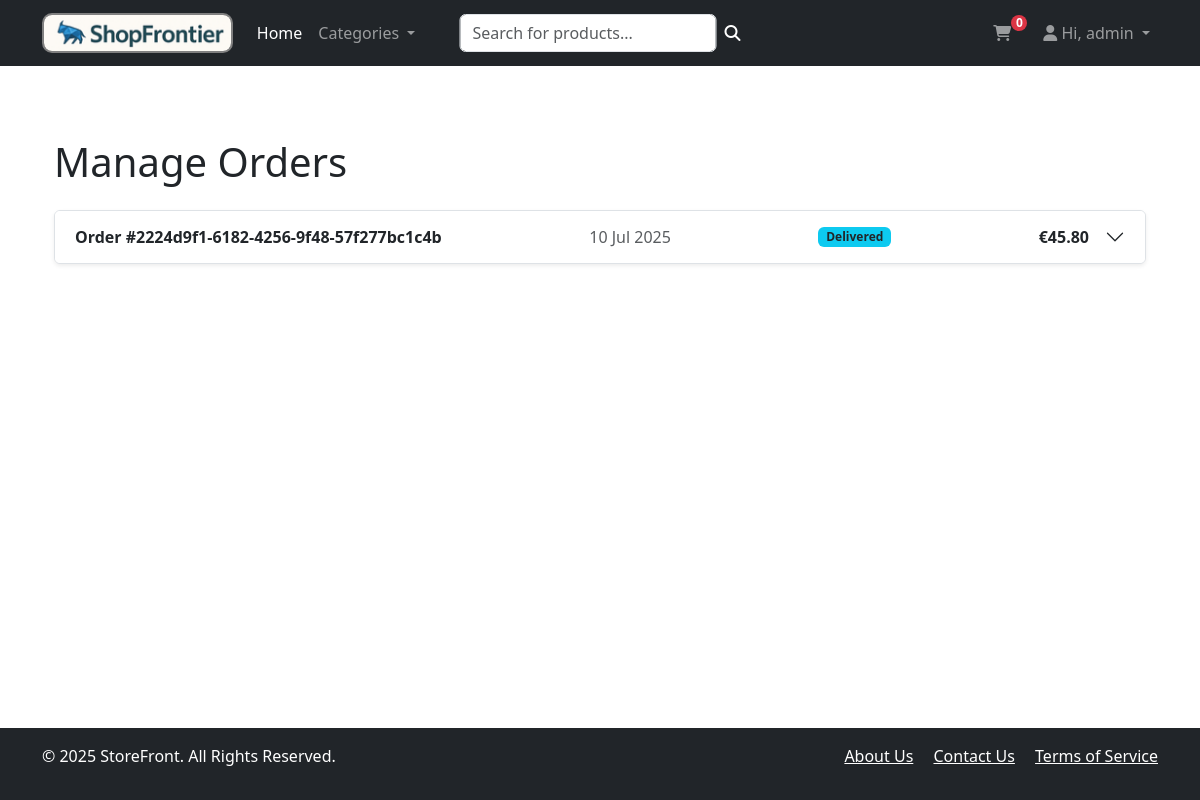
The page /orders/storemanagers/orderlist (signed in) on the database its author committed.
### users/models.py (models this page shows, shortened)
class CustomUser(AbstractUser):
    class UserType(models.TextChoices):
        CUSTOMER = 'CU', _('Cliente')
        MANAGER = 'MA', _('Store Manager')
    user_type = models.CharField(
        max_length=2,
        choices=UserType.choices,
        default=UserType.CUSTOMER,
        verbose_name=_('user type')
    )
    email = models.EmailField(_('email address'), unique=True)
    phone = models.CharField(max_length=20, blank=True, null=True, verbose_name='phone number')
    address = models.TextField(blank=True, null=True, verbose_name='address')
    REQUIRED_FIELDS = ['email']
    @property
    def is_manager(self) -> bool:
        return self.user_type == self.UserType.MANAGER

### orders/models.py (models this page shows, shortened)
class Order(models.Model):
    id = models.UUIDField(primary_key=True, default=uuid.uuid4, editable=False)
    user = models.ForeignKey(User, on_delete=models.CASCADE, related_name='orders')
    status = models.CharField(
        max_length=20,
        choices=[
            ('pending', 'Pending'),
            ('processing', 'Processing'),
            ('shipped', 'Shipped'),
            ('delivered', 'Delivered'),
            ('cancelled', 'Cancelled'),
        ],
        default='pending'
    )
    shipping_name        = models.CharField(max_length=100)
    shipping_email       = models.EmailField()
    shipping_phone       = models.CharField(max_length=20, blank=True)
    shipping_address     = models.TextField()
    shipping_city        = models.CharField(max_length=100)
    shipping_postal_code = models.CharField(max_length=20)
    shipping_country     = models.CharField(max_length=100, default='Italy')
    subtotal      = models.DecimalField(max_digits=10, decimal_places=2, default=Decimal('0.00'))
    shipping_cost = models.DecimalField(max_digits=10, decimal_places=2, default=Decimal('0.00'))
    tax_amount    = models.DecimalField(max_digits=10, decimal_places=2, default=Decimal('0.00'))
    total_amount  = models.DecimalField(max_digits=10, decimal_places=2, default=Decimal('0.00'))
    created_at = models.DateTimeField(auto_now_add=True)
    updated_at = models.DateTimeField(auto_now=True)
    is_paid = models.BooleanField(default=False)
    payment_method = models.CharField(max_length=50, blank=True)
    class Meta:
        ordering = ['-created_at']

### orders/views.py (the view)
# urls.py: path('orders/storemanagers/orderlist', order_management_view, name='order_management_list'),
@login_required
@permission_required('orders.view_all_orders', raise_exception=True)
def order_management_view(request):
    orders = Order.objects.select_related('user').prefetch_related('order_items__product')
    status_choices = Order._meta.get_field('status').choices
    return render(request, 'store_manager/manageorders.html', {
        'orders': orders,
        'status_choices': status_choices,
    })

### cart/context_processors.py (called while the page is built)
def cart_context(request):
    cart = get_existing_cart(request)
    if cart:
        cart_item_ids = set(cart.items.values_list('product_id', flat=True))
        item_count = cart.items.count()
    else:
        cart_item_ids = None
        item_count = 0
    return {
        'cart_item_ids': cart_item_ids,
        'cart_item_count': item_count,
    }

### cart/utils.py (called while the page is built)
def get_existing_cart(request):
    skey = request.session.session_key
    if skey:
        try:
            return Cart.objects.get(cart_id=skey, status=Cart.Status.OPEN)
        except Cart.DoesNotExist:
            pass
    if request.user.is_authenticated:
        try:
            return Cart.objects.get(user_id=request.user.pk, status=Cart.Status.OPEN)
        except Cart.DoesNotExist:
            pass
    return None

### orders/models.py (called while the page is built)
    @property
    def total_price(self):
        return (self.quantity * self.price) if self.quantity and self.price else Decimal('0.00')

### products/context_processors.py (called while the page is built)
def categories_context(request):
    categories = Category.objects.all().order_by('name')
    return {
        'categories': categories
    }

def max_product_price(self):
    max_price = Product.objects.aggregate(Max('price'))['price__max']
    max_price_ = max_price if max_price is not None else Decimal('0.00')
    return {
        'max_price': max_price_
    }

### products/models.py (called while the page is built)
    @property
    def get_main_image(self):
        main_image = self.images.filter(is_main=True).first()
        return main_image.image.url if main_image else f'https://placehold.co/300x300/eee/333?text={self.name}'

### templates/store_manager/manageorders.html (shortened to what this page needs)
{% extends "base.html" %}
{% load static %}
{% load crispy_forms_tags %}
{% block content %}
    <div class="container my-5">
        <h1 class="mb-4">Manage Orders</h1>
        {% if orders %}
            <div class="accordion" id="orderAdminAccordion">
                {% for order in orders %}
                    <div class="accordion-item mb-3 shadow-sm">
                        <h2 class="accordion-header" id="heading-{{ order.id }}">
                            <button class="accordion-button collapsed" type="button" data-bs-toggle="collapse"
                                    data-bs-target="#collapse-{{ order.id }}" aria-expanded="false"
                                    aria-controls="collapse-{{ order.id }}">
                                <div class="w-100 d-flex justify-content-between align-items-center pe-3">
                                    <span><strong>Order #{{ order.id }}</strong></span>
                                    <span class="d-none d-md-block text-muted">{{ order.created_at|date:"d M Y" }}</span>
                                    <span class="badge bg-info text-dark">{{ order.get_status_display }}</span>
                                    <span><strong>€{{ order.total_amount }}</strong></span>
                                </div>
                            </button>
                        </h2>
                    </div>
                {% endfor %}
            </div>
        {% else %}
            <p class="text-muted">No orders found.</p>
        {% endif %}
    </div>
{% endblock %}

### templates/base.html (shortened to what this page needs)
{% load static %}
<!doctype html>
<html lang="en">
<head>
    <link rel="stylesheet" href="{% static 'css/main.css' %}">
    <link href="https://cdn.jsdelivr.net/npm/bootstrap@5.3.3/dist/css/bootstrap.min.css" rel="stylesheet"
>
    <link rel="stylesheet" href="https://cdn.jsdelivr.net/npm/bootstrap-icons@1.11.3/font/bootstrap-icons.css">
    <link rel="stylesheet" href="https://cdnjs.cloudflare.com/ajax/libs/font-awesome/6.5.2/css/all.min.css"
 />
</head>
<body class="d-flex flex-column min-vh-100">
<header>
    <nav class="navbar navbar-expand-lg navbar-dark bg-dark">
        <div class="container">
            <a class="navbar-brand fw-bold d-flex align-items-center" href="{% url 'main' %}">
                <img src="{% static 'images/LogoShopFrontierfinal.png' %}" alt="StoreFront Logo" class="img-fluid" style="max-height: 40px; border: 2px solid gray; border-radius: 10px;">
            </a>
            <div class="collapse navbar-collapse" id="navbarSupportedContent">
                <ul class="navbar-nav me-auto mb-2 mb-lg-0">
                    <li class="nav-item">
                        <a class="nav-link active" aria-current="page" href="{% url 'main' %}">Home</a>
                    </li>
                    <li class="nav-item dropdown">
                        <a class="nav-link dropdown-toggle" href="#" id="navbarDropdownCategories" role="button" data-bs-toggle="dropdown" aria-expanded="false">
                            Categories
                        </a>
                    </li>
                </ul>
                <form class="d-flex justify-content-center" method="GET" action="{% url 'product_list' %}" style="position: absolute; left: 50%; transform: translateX(-50%);">
                    <input class="form-control me-2" type="search" name="search" placeholder="Search for products..." aria-label="Search">
                    <button class="btn p-0 border-0 bg-transparent text-white" type="submit"><i class="fa-solid fa-magnifying-glass"></i></button>
                </form>
                <ul class="navbar-nav ms-auto mb-2 mb-lg-0">
                    <li class="nav-item me-3">
                        <a href="{% url 'cart_detail' %}" class="nav-link position-relative">
                            <i class="fas fa-shopping-cart"></i>
                            <span id ="cart_icon_number" class="position-absolute top-25 start-100 translate-middle badge rounded-pill bg-danger" style="transform: translate(-50%, -50%) scale(0.5); top: 10px; width: 1rem; height: 1rem; display: flex; align-items: center; justify-content: center;">
                                    {{ cart_item_count|default:0 }}
                                    </span>
                        </a>
                    </li>
                    <li class="nav-item dropdown">
                        {% if user.is_authenticated %}
                        <a class="nav-link dropdown-toggle" href="#" id="navbarDropdownUser" role="button" data-bs-toggle="dropdown" aria-expanded="false">
                            <i class="fas fa-user"></i>
                                Hi, {{ user.username }}
                            {% else %}
                            <a class="nav-link"
                               href="{% url 'login' %}">
                                <i class="fas fa-user"></i> Login
                            </a>
                            {% endif %}
                        </a>
                    </li>
                </ul>
            </div>
        </div>
    </nav>
</header>
<main class="container my-4 flex-grow-1">
    {% block content %}{% endblock content %}
</main>
<footer class="footer mt-auto py-3 bg-dark text-white">
    <div class="container">
        <div class="row">
            <div class="col-md-6">
                <p>&copy; 2025 StoreFront. All Rights Reserved.</p>
            </div>
            <div class="col-md-6 text-md-end">
                <a href="#" class="text-white me-3">About Us</a>
                <a href="#" class="text-white me-3">Contact Us</a>
                <a href="#" class="text-white">Terms of Service</a>
            </div>
        </div>
    </div>
</footer>
</body>
</html>

### rows shown on the page
CustomUser: username "admin"
Order: id "2224d9f1-6182-4256-9f48-57f277bc1c4b", created_at "10 Jul 2025", status "Delivered", total_amount "45.80"

### other values the page prints
{{ cart_item_count|default:0 }} "0"
